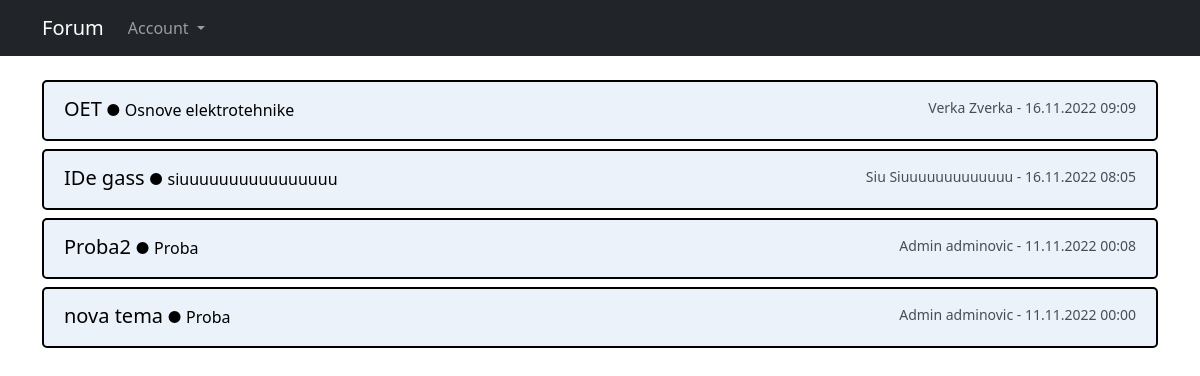
The page / on the database its author committed.
### tables this page shows
CREATE TABLE `tema` (
  `id` int(11) NOT NULL,
  `naziv_teme` varchar(50) NOT NULL,
  `opis_teme` text NOT NULL,
  `datum_kreiranja` datetime NOT NULL,
  `kreator` varchar(100) NOT NULL
);

CREATE TABLE `korisnik` (
  `korisnicko_ime` varchar(100) NOT NULL,
  `lozinka` varchar(100) NOT NULL,
  `ime` varchar(50) NOT NULL,
  `prezime` varchar(50) NOT NULL,
  `slika` varchar(100) NOT NULL
);

### index.php (the view, shortened to what this page needs)
<?php
    include "./connection.php";
?>
<!DOCTYPE html>
<html lang="en">
    <head>
        <link href="https://cdn.jsdelivr.net/npm/bootstrap@5.2.2/dist/css/bootstrap.min.css" rel="stylesheet">
        <link rel="stylesheet" href="./styles/style.css">
    </head>
    <body>
        <?php include "./elements/navbar.php";?>
        <div class="container mt-3">
            <?php
                $sql = "SELECT id, naziv_teme, opis_teme, datum_kreiranja, kreator FROM tema ORDER BY datum_kreiranja DESC";
                $result = $conn->query($sql);
                if ($result->num_rows > 0) {
                    while($row = $result->fetch_assoc()){
                        $sql_kreator = "SELECT ime, prezime FROM korisnik WHERE korisnicko_ime = '" . $row["kreator"] . "'";
                        $result_kreator = $conn->query($sql_kreator);
                        $podaci = $result_kreator->fetch_assoc();
                        echo '<div class="row">';
                            echo '<div class="col">';
                                echo "<div class='objava mt-2'>
                                    <a href='./diskusija.php?id=" . $row["id"] . "'><h5>" . $row["naziv_teme"] . "</h5>
                                    <p> ● " . $row["opis_teme"] . "</p></a>
                                    <small style='display:block; float:right'>" . $podaci["ime"] . " " . $podaci["prezime"] . " - " . date_format(date_create($row["datum_kreiranja"]), "d.m.Y H:i") . "</small>
                                </div>";
                            echo '</div>';
                        echo '</div>';
                   }
                }
            ?>
        </div>
    </body>
</html>

### elements/navbar.php (shortened to what this page needs)
<nav class="navbar navbar-expand-lg bg-dark navbar-dark">
  <div class="container">
    <a class="navbar-brand" href="./index.php">Forum</a>
    <div class="collapse navbar-collapse" id="navbarNavDropdown">
      <ul class="navbar-nav">
        <li class="nav-item dropdown">
          <a class="nav-link dropdown-toggle" href="#" role="button" data-bs-toggle="dropdown" aria-expanded="false">
            Account
          </a>
        </li>
      </ul>
    </div>
  </div>
</nav>

### styles/style.css (style rules this page uses)
.objava { width: 100%; background-color: #ebf2fa; border: 2px solid black; border-radius: 5px; padding: 15px 20px 10px 20px; }
.objava h5 { display:inline-block; }
.objava p { display:inline; }
small { opacity: 0.8; }
.objava a { text-decoration: none !important; color: #000 !important; }

### rows shown on the page
tema: naziv_teme "OET", opis_teme "Osnove elektrotehnike", korisnik.ime "Verka", korisnik.prezime "Zverka", datum_kreiranja "16.11.2022 09:09"
tema: naziv_teme "IDe gass", opis_teme "siuuuuuuuuuuuuuuuu", korisnik.ime "Siu", korisnik.prezime "Siuuuuuuuuuuuuu", datum_kreiranja "16.11.2022 08:05"
tema: naziv_teme "Proba2", opis_teme "Proba", korisnik.ime "Admin", korisnik.prezime "adminovic", datum_kreiranja "11.11.2022 00:08"
tema: naziv_teme "nova tema", opis_teme "Proba", korisnik.ime "Admin", korisnik.prezime "adminovic", datum_kreiranja "11.11.2022 00:00"
